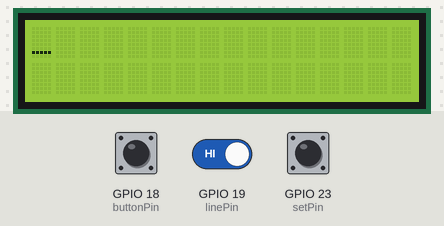
Recording of a sketch running on a simulated ESP32. Parts: 16×2 character LCD. The test bench sets the inputs (shaded band); at power-on: GPIO 18 (buttonPin) LOW, GPIO 19 (linePin) HIGH, GPIO 23 (setPin) LOW. What the sketch prints to the serial monitor is not drawn.

Above: at 1.3 s.
1.4 s: GPIO 18 (buttonPin) pulled HIGH for 0.15 s
At 2.2 s:
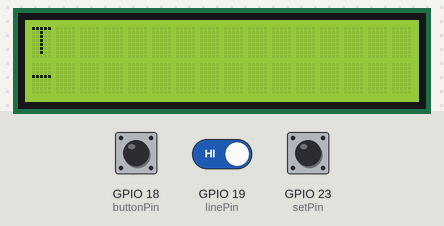
3.0 s: GPIO 19 (linePin) driven LOW
At 4.0 s:
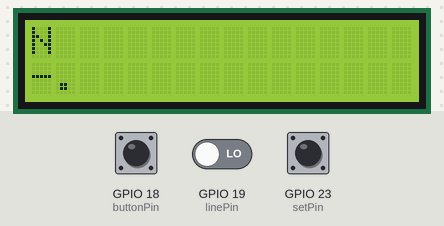
4.5 s: GPIO 23 (setPin) pulled HIGH for 0.15 s
At 5.8 s:
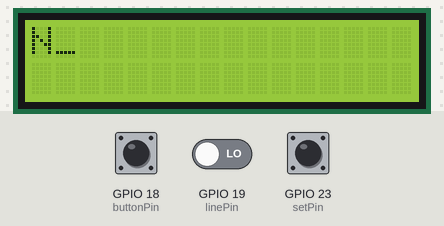
6.1 s: GPIO 23 (setPin) pulled HIGH for 1 s
8.6 s: GPIO 23 (setPin) pulled HIGH for 0.15 s
At 9.3 s:
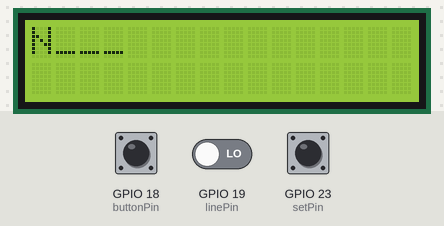
10.2 s: GPIO 23 (setPin) pulled HIGH for 3.2 s
Timing chart, 0 to 13.2 s (numbered marks = the images above; inputs shaded):
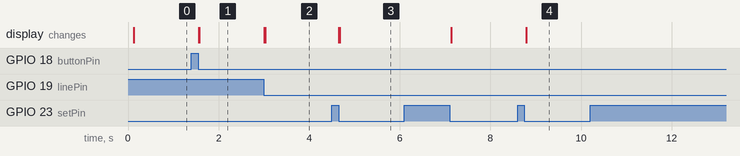

The sketch:

Morse.ino
```cpp
#include <Wire.h>
#include <LiquidCrystal_I2C.h>

LiquidCrystal_I2C lcd(0x27, 16, 2);  // Adresse des LCD-Displays

//Deklaration von Varbablen
//=========================
const int buttonPin = 18;
const int linePin = 19;
const int setPin = 23;


int morseType = 0;
int textType = 0;

int BtnStart;
int BtnEnd;
int BtnDauer;


String morseCode = "";
String currentCharacter = "";
String plainText = "";

bool pressedB = false;
bool pressedA = false;
bool pressedC = false;


void setup() { //Wird am Anfang des Programs ausgeführt
  Wire.begin(21,22);
  lcd.init();
  lcd.clear();
  lcd.noBacklight();
  lcd.begin(16, 2);
  Serial.begin(9600);


  BtnStart = 0;
  pinMode(buttonPin, INPUT);
  pinMode(linePin, INPUT);

}

void loop() { //Wird fortlaufend wiederholt


  handleInput();
  Translate();

  lcd.setCursor(textType,0);
  lcd.print(currentCharacter);

}

void handleInput() { //Verabreitet die Eingaben

    if ((digitalRead(buttonPin) == HIGH) && (pressedB == false)) { // Taster S4 gedrückt
      BtnStart = millis();
      pressedB = true;
      delay(20);
    }

    if ((digitalRead(buttonPin) == LOW) && (pressedB == true)){
      BtnEnd = millis();
      BtnDauer = BtnEnd - BtnStart;
      if (BtnDauer > 50) { // Lange gedrückt
        morseCode += "-";
        Ausgabe();
        Serial.print(morseCode);
        morseType++;
      } else {
        lcd.print("0");
    }
      pressedB = false;
      delay(20);
      }
    if ((digitalRead(buttonPin) == HIGH) && (pressedA == false)) { // Taster S3 gedrückt
      BtnStart = millis();
      pressedA = true;
      delay(20);
    }
      if ((digitalRead(linePin) == LOW) && (pressedA == true)){
      BtnEnd = millis();
      BtnDauer = BtnEnd - BtnStart;
      if (BtnDauer > 50) { // Lange gedrückt
        morseCode += ".";
        Ausgabe();
        Serial.print(morseCode);
        morseType++;
      }
      pressedA = false;
      delay(20);
      }

        if ((digitalRead(setPin) == HIGH) && (pressedC == false)) { // Taster S2 gedrückt
      BtnStart = millis();
      pressedC = true;
      delay(20);
    }
      if ((digitalRead(setPin) == LOW) && (pressedC == true)){
      BtnEnd = millis();
      BtnDauer = BtnEnd - BtnStart;
      if (BtnDauer > 50) { // Lange gedrückt
        plainText += currentCharacter;
        currentCharacter = "";
        morseCode = "";
        Ausgabe();
        textType++;

      }
      pressedC = false;
      delay(20);
      }

}


void Ausgabe(){
    lcd.clear();
    lcd.setCursor(0,0);
    lcd.print(plainText);
    lcd.setCursor(0,1);
    lcd.print(morseCode);
}

void Translate(){
  currentCharacter = "";

  String translateArray[37][2] = { //Uebersetzung der Morsezeichen in Buchstaben
    {"A", ".-"},
    {"B", "-..."},
    {"C", "-.-."},
    {"D", "-.."},
    {"E", "."},
    {"F", "..-."},
    {"G", "--."},
    {"H", "...."},
    {"I", ".."},
    {"J", ".---"},
    {"K", "-.-"},
    {"L", ".-.."},
    {"M", "--"},
    {"N", "-."},
    {"O", "---"},
    {"P", ".--."},
    {"Q", "--.-"},
    {"R", ".-."},
    {"S", "..."},
    {"T", "-"},
    {"U", "..-"},
    {"V", "...-"},
    {"W", ".--"},
    {"X", "-..-"},
    {"Y", "-.--"},
    {"Z", "--.."},
    {"1", ".----"},
    {"2", "..---"},
    {"3", "...--"},
    {"4", "...-"},
    {"5", "....."},
    {"6", "-...."},
    {"7", "--..."},
    {"8", "---.."},
    {"9", "----."},
    {"0", "-----"},
    {"_", ""}  //Leerzeichen bzw. Cursor
  };

  for (int i = 0; i < 37; i++){
    if (translateArray[i][1] == morseCode){
      currentCharacter = translateArray[i][0];
      break;
    }
  }

  if ((currentCharacter == "") && (morseCode != "")){ //Korrektur von Falscheingaben
    currentCharacter = "#";
  }

}
```

Measured:
- after the input at 1.4 s, the display: first changes after 0.16 s (image 1 shows a later state)
- after the input at 3.0 s, the display: first changes at once (image 2 shows a later state)
- after the input at 4.5 s, the display: first changes after 0.16 s (image 3 shows a later state)
- after the input at 8.6 s, the display: changes after 0.19 s (image 4)
